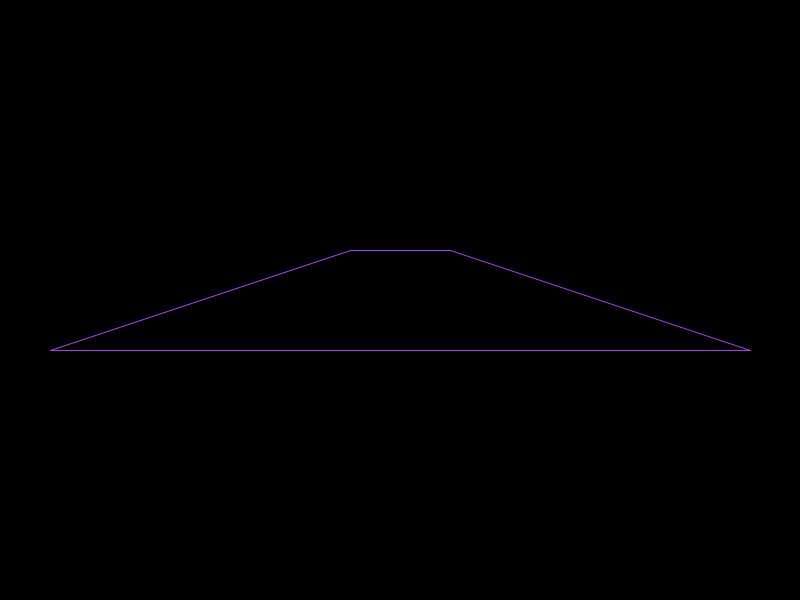
Frame 1 (no input)
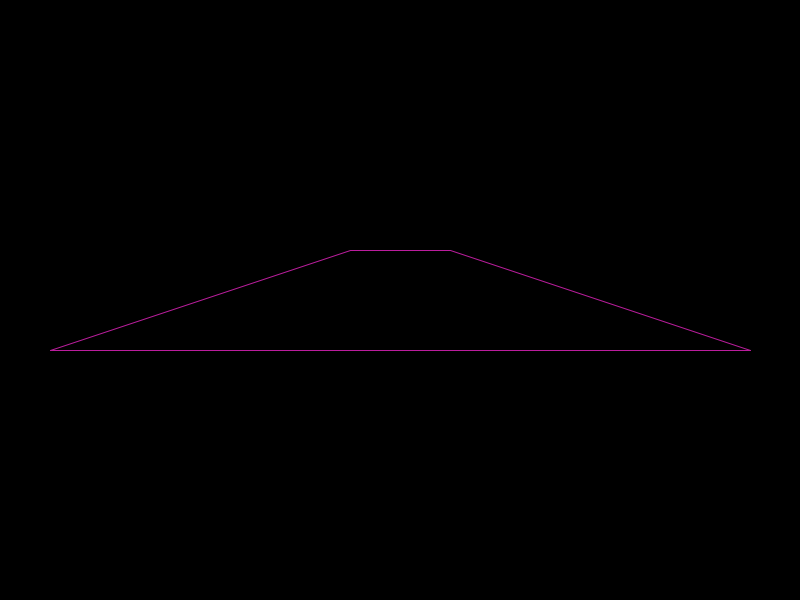
Frame 60 (the mouse pressed at the canvas centre just before this capture)
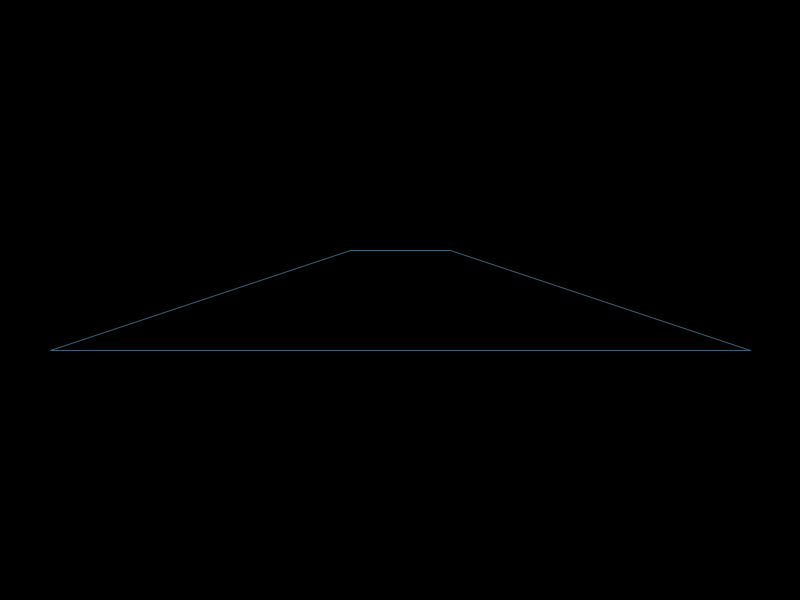
Frame 120 (the mouse held since frame 60 and released just before this capture)

The Processing sketch that drew these frames (run headless with seeded random() and noise(); from frame 60 on, the mouse is pressed at the canvas centre):

// Processing sketch: TrapezoidAreaFunction
// ── TrapezoidAreaFunction.pde
float tbase = 100; //declare variable values, plug in top length, height, and bottom length
float hght = 100;
float bbase = 700;

void setup(){
  size(800,600); //if you want to see a smaller trapezoid, decrease the size of the window! 
}

void draw(){
  background(0);
  println(findTrapezoidArea(tbase, hght, bbase));
  drawTrapezoid(tbase, hght, bbase);  //draw trapezoid 
 }

float findTrapezoidArea(float tbase, float hght, float bbase){
  float totalbase;
  float trapezoidarea; 
  totalbase = tbase + bbase; 
  trapezoidarea = totalbase * 0.5 * hght; 
  return trapezoidarea; 
}

void drawTrapezoid(float tbase, float hght, float bbase){
  stroke(random(250), random(250), random(250));
  line(width/2 - tbase/2, height/2 - hght/2, width/2 + tbase/2, height/2 - hght/2); //draw lines of trapezoid
  line(width/2 - bbase/2, height/2 + hght/2, width/2 + bbase/2, height/2 + hght/2); //keeps trapezoid drawn in the middle
  line(width/2 + tbase/2, height/2 - hght/2,width/2 + bbase/2, height/2 + hght/2);
  line(width/2 - bbase/2, height/2 + hght/2, width/2 - tbase/2, height/2 - hght/2); 
} 
